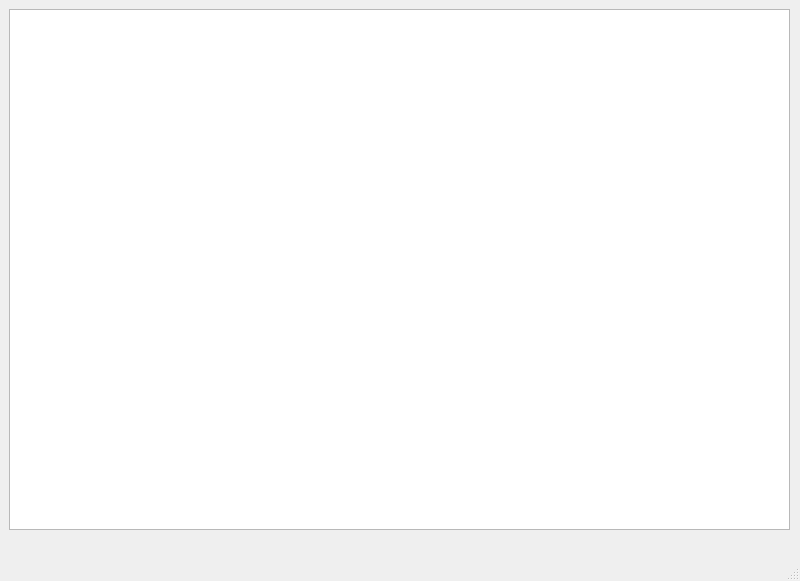
<?xml version="1.0" encoding="UTF-8"?>
<ui version="4.0">
 <class>SearchWindow</class>
 <widget class="QMainWindow" name="SearchWindow">
  <property name="geometry">
   <rect>
    <x>0</x>
    <y>0</y>
    <width>800</width>
    <height>581</height>
   </rect>
  </property>
  <property name="windowTitle">
   <string>MainWindow</string>
  </property>
  <widget class="QWidget" name="centralwidget">
   <widget class="QWidget" name="verticalLayoutWidget">
    <property name="geometry">
     <rect>
      <x>9</x>
      <y>9</y>
      <width>781</width>
      <height>521</height>
     </rect>
    </property>
    <layout class="QVBoxLayout" name="verticalLayout">
     <item>
      <layout class="QGridLayout" name="gridLayout"/>
     </item>
     <item>
      <widget class="QTableWidget" name="tableWidget">
       <property name="cursor" stdset="0">
        <cursorShape>PointingHandCursor</cursorShape>
       </property>
      </widget>
     </item>
    </layout>
   </widget>
  </widget>
  <widget class="QMenuBar" name="menubar">
   <property name="geometry">
    <rect>
     <x>0</x>
     <y>0</y>
     <width>800</width>
     <height>23</height>
    </rect>
   </property>
  </widget>
  <widget class="QStatusBar" name="statusbar"/>
 </widget>
 <resources/>
 <connections/>
</ui>
